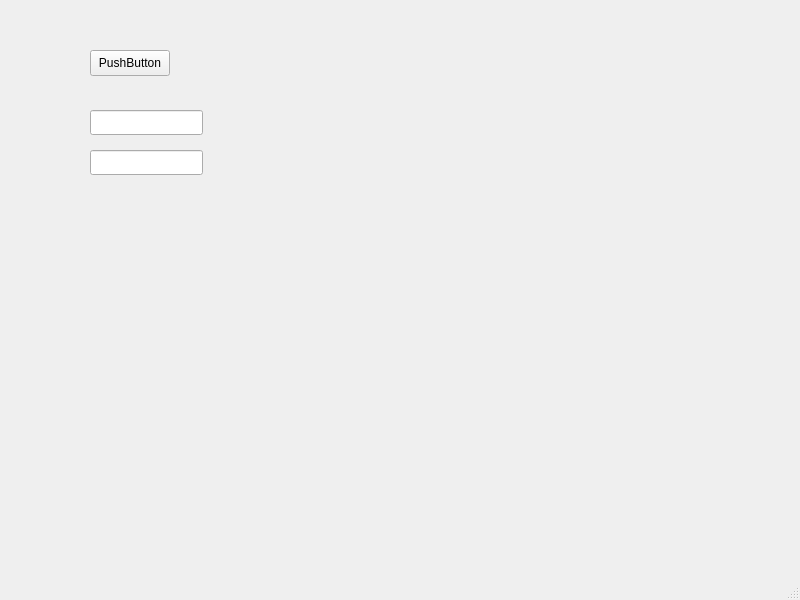
<?xml version="1.0" encoding="UTF-8"?>
<ui version="4.0">
 <class>MainWindow</class>
 <widget class="QMainWindow" name="MainWindow">
  <property name="geometry">
   <rect>
    <x>0</x>
    <y>0</y>
    <width>800</width>
    <height>600</height>
   </rect>
  </property>
  <property name="windowTitle">
   <string>MainWindow</string>
  </property>
  <widget class="QWidget" name="centralwidget">
   <widget class="QPushButton" name="button">
    <property name="geometry">
     <rect>
      <x>90</x>
      <y>50</y>
      <width>80</width>
      <height>26</height>
     </rect>
    </property>
    <property name="text">
     <string>PushButton</string>
    </property>
   </widget>
   <widget class="QLineEdit" name="input">
    <property name="geometry">
     <rect>
      <x>90</x>
      <y>110</y>
      <width>113</width>
      <height>25</height>
     </rect>
    </property>
   </widget>
   <widget class="QLineEdit" name="output">
    <property name="geometry">
     <rect>
      <x>90</x>
      <y>150</y>
      <width>113</width>
      <height>25</height>
     </rect>
    </property>
   </widget>
  </widget>
  <widget class="QMenuBar" name="menubar">
   <property name="geometry">
    <rect>
     <x>0</x>
     <y>0</y>
     <width>800</width>
     <height>23</height>
    </rect>
   </property>
  </widget>
  <widget class="QStatusBar" name="statusbar"/>
 </widget>
 <resources/>
 <connections/>
</ui>
